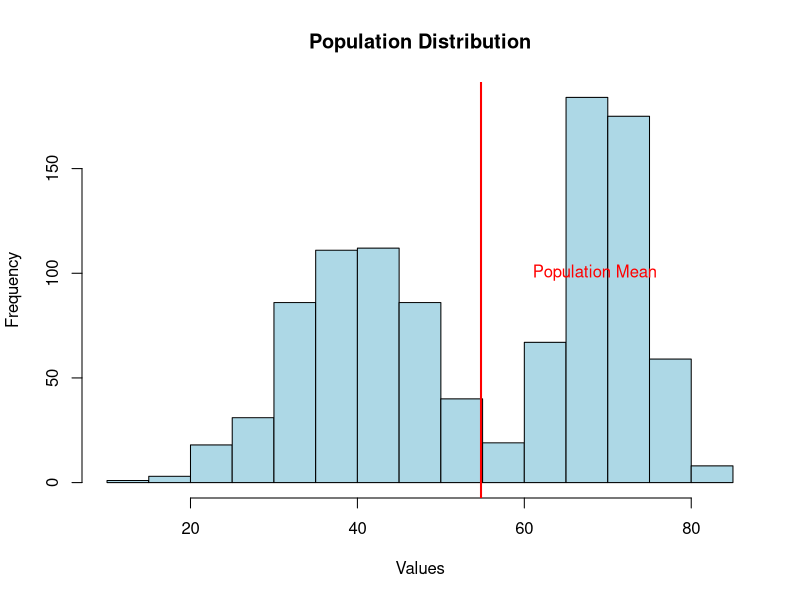
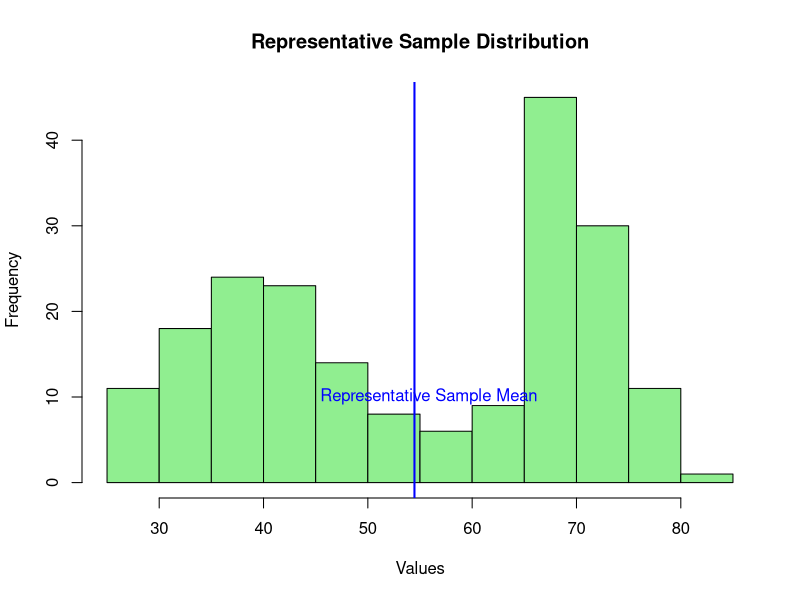

These figures' R source, in order:
# Set a seed for reproducibility
set.seed(42)

# Generate a synthetic dataset with two normal distributions representing two clusters
population <- data.frame(
  ID = 1:1000,
  Cluster = sample(1:2, size = 1000, replace = TRUE),
  Values = c(rnorm(500, mean = 40, sd = 8), rnorm(500, mean = 70, sd = 5))
)

# Function to create a representative sample
create_representative_sample <- function(population, sample_size) {
  clusters <- unique(population$Cluster)
  sample_per_cluster <- sample_size / length(clusters)
  
  sampled_data <- lapply(clusters, function(cluster) {
    cluster_data <- population[population$Cluster == cluster, ]
    sampled_cluster <- cluster_data[sample(1:nrow(cluster_data), size = sample_per_cluster, replace = TRUE), ]
    return(sampled_cluster)
  })
  
  return(do.call(rbind, sampled_data))
}

# Create a representative sample
representative_sample_size <- 200
representative_sample <- create_representative_sample(population, representative_sample_size)

# Plot the population distribution
hist(population$Values, main = "Population Distribution", xlab = "Values", col = "lightblue", border = "black")

# Add a vertical line at the overall population mean
abline(v = mean(population$Values), col = "red", lwd = 2)

# Add text to label the overall mean
text(mean(population$Values) + 5, 100, "Population Mean", col = "red", pos = 4)

# Plot the representative sample distribution
hist(representative_sample$Values, main = "Representative Sample Distribution", xlab = "Values", col = "lightgreen", border = "black")

# Add a vertical line at the mean of the representative sample
abline(v = mean(representative_sample$Values), col = "blue", lwd = 2)

# Add text to label the representative sample mean
text(mean(representative_sample$Values) - 10, 10, "Representative Sample Mean", col = "blue", pos = 4)
